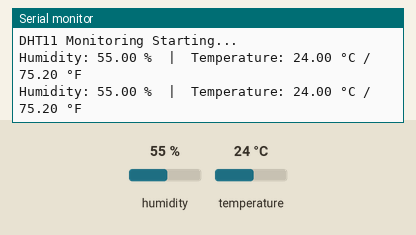
Bench run of a sketch on a simulated ESP32. On the bench: the last lines printed to the serial monitor. The test bench sets the inputs (shaded band); at power-on: humidity 55 %, temperature 24 °C.

Above: at 4.8 s.
4.9 s: humidity set to 22 %
At 6.5 s:
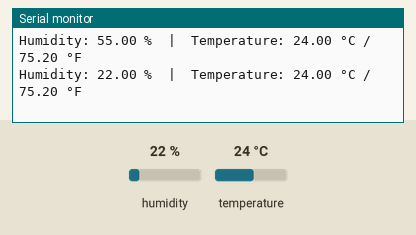
7.9 s: temperature set to 12 °C
At 8.9 s:
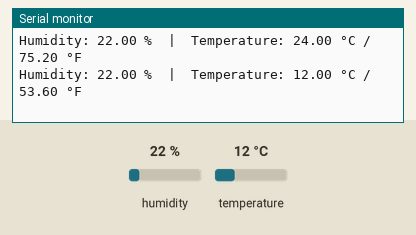
10.9 s: humidity set to 40 %
At 12.5 s:
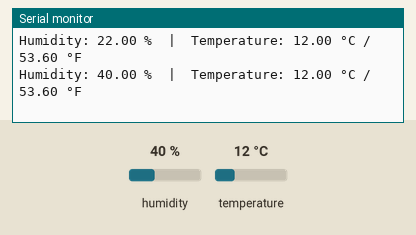
Timing chart, 0 to 14.0 s (numbered marks = the images above; inputs shaded):
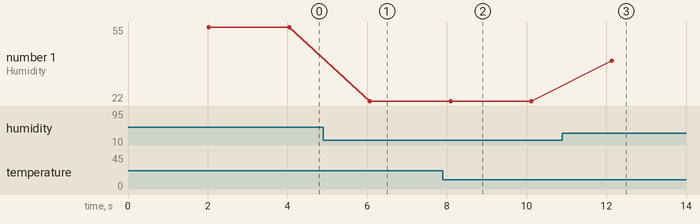

The sketch:

Act2_2.ino
```cpp
//Carl Jayson Eli Bonaobra
//CPE4A
// ===== Activity 2.2: DHT11 Monitoring Using Serial Monitor =====

#include <DHT.h>

#define DHTPIN 4        // GPIO connected to DHT11 data pin
#define DHTTYPE DHT11   // Sensor type

DHT dht(DHTPIN, DHTTYPE);

void setup() {
  Serial.begin(115200);
  Serial.println("DHT11 Monitoring Starting...");
  dht.begin();
}

void loop() {
  delay(2000); // DHT11 needs ~2s between readings

  float humidity = dht.readHumidity();
  float tempC = dht.readTemperature();       // Celsius
  float tempF = dht.readTemperature(true);   // Fahrenheit

  if (isnan(humidity) || isnan(tempC) || isnan(tempF)) {
    Serial.println("Failed to read from DHT11 sensor!");
    return;
  }

  Serial.print("Humidity: ");
  Serial.print(humidity);
  Serial.print(" %  |  Temperature: ");
  Serial.print(tempC);
  Serial.print(" °C / ");
  Serial.print(tempF);
  Serial.println(" °F");
}
```

Measured:
- after the input at 4.9 s, the serial monitor: prints a new line after 1.2 s (image 1)
- after the input at 7.9 s, the serial monitor: prints a new line after 0.19 s (image 2)
- after the input at 10.9 s, the serial monitor: prints a new line after 1.2 s (image 3)
- plotted number 1: 55 → 22 after the input at 4.9 s, 22 → 40 after the input at 10.9 s
